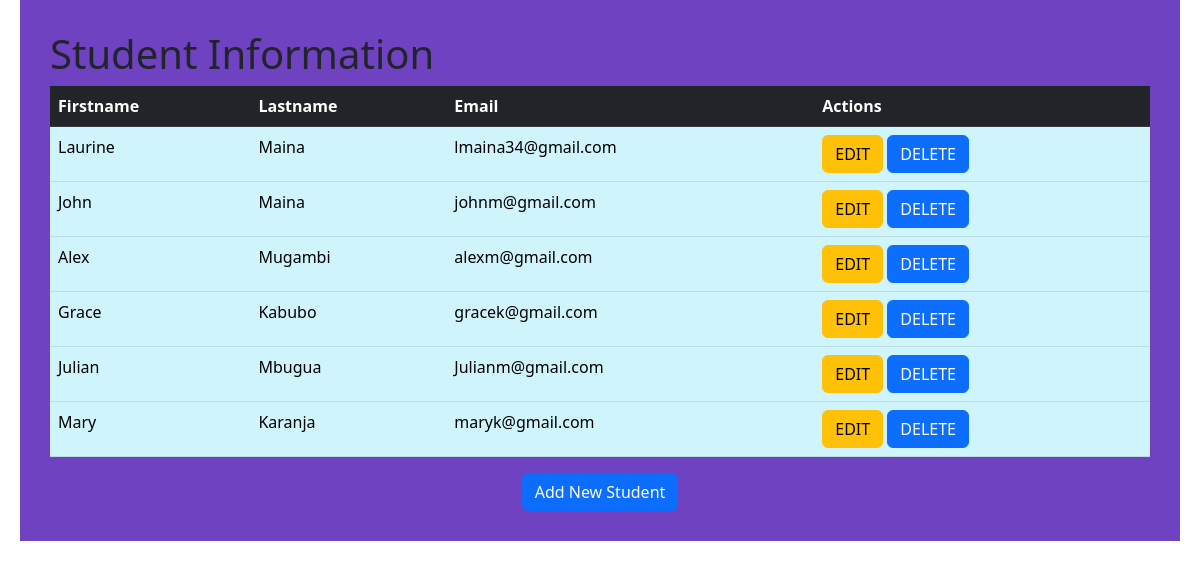
The page /show on the database its author committed.
### CrudApp/models.py (models this page shows)
class Student(models.Model):
    firstname=models.CharField(max_length=50)
    lastname=models.CharField(max_length=50)
    email=models.EmailField()
    class Meta:
        db_table="student"

### CrudApp/views.py (the view)
# urls.py: path('show',views.show),
def show(request):
    students=Student.objects.all()
    return render(request,'show.html',{'students':students})

### templates/show.html (shortened to what this page needs)
{% extends 'base.html' %}
{% block body %}
<!DOCTYPE html>
<html lang="en">
<head>
    {% load static %}
    <link rel="stylesheet" href="{% static 'css/bootstrap.min.css' %}">
</head>
<body>
<h1>Student Information</h1>
<table class="table table-info">
    <thead class="table-dark">
    <tr>
        <th>Firstname</th>
        <th>Lastname</th>
        <th>Email</th>
        <th>Actions</th>
    </tr>
    </thead>
    <tbody>
    {% for Student in students %}
        <tr>
            <td>{{ Student.firstname }}</td>
            <td>{{ Student.lastname }}</td>
            <td>{{ Student.email }}</td>
            <td>
                <a href="edit/{{ Student.id }}" class= "btn btn-warning">EDIT</a>
                <a href="delete/{{ Student.id }}" class="btn btn-primary">DELETE</a>
            </td>
        </tr>
    {% endfor %}
    </tbody>
</table>
<center><a href="/index" class="btn btn-primary">Add New Student</a></center>
</body>
</html>
{% endblock %}

### templates/base.html (shortened to what this page needs)
<!DOCTYPE html>
<html lang="en">
<head>
</head>
<body>
<div style="background-color: #6f42c1;margin-left:20px;margin-right: 20px; padding: 30px">
    {% block body %}
    {% endblock %}
</div>
</body>
</html>

### rows shown on the page
Student: firstname "Laurine", lastname "Maina", email "lmaina34@gmail.com"
Student: firstname "John", lastname "Maina", email "johnm@gmail.com"
Student: firstname "Alex", lastname "Mugambi", email "alexm@gmail.com"
Student: firstname "Grace", lastname "Kabubo", email "gracek@gmail.com"
Student: firstname "Julian", lastname "Mbugua", email "Julianm@gmail.com"
Student: firstname "Mary", lastname "Karanja", email "maryk@gmail.com"
